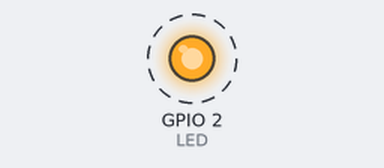
Simulated run of this program. Board: ESP32. Parts: output pins drawn as LEDs (lit = HIGH). Dashed ring = blinking. What the program prints to the serial monitor is not drawn.

Above: at 0.1 s.
Timing chart, 0 to 3.0 s (numbered marks = the images above):
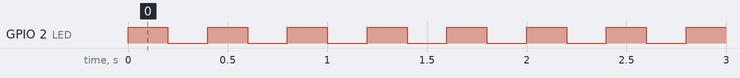

Measured:
- by itself, GPIO 2 (LED): alternates HIGH for 0.20 s and LOW for 0.20 s

The program:

main.cpp
```cpp
#include <Arduino.h>
#include "freertos/FreeRTOS.h"
#include "freertos/task.h"

#define LED 2  // Define o pino do LED

TaskHandle_t task1Handle = NULL;  // Handle para a Task 1
TaskHandle_t task2Handle = NULL;  // Handle para a Task 2

// Declaração das funções das tasks
void vTask1(void * pvParameters);
void vTask2(void * pvParameters);

void setup() {
  Serial.begin(9600);  // Inicializa a comunicação serial a 9600 bps

  // Cria a Task 1, que pisca o LED, com prioridade 5 no core 0
  xTaskCreatePinnedToCore(vTask1, "Blink", 2048, NULL, 5, NULL, 0);

  // Cria a Task 2, que imprime a contagem na Serial, com prioridade 0 no core 1
  xTaskCreatePinnedToCore(vTask2, "Contagem", 2048, NULL, 0, NULL, 1);
}

void loop() {
  vTaskDelay(3000);  // Atraso de 3 segundos na função loop
}

// Função da Task 1: Pisca o LED a cada 200ms
void vTask1(void * pvParameters){
  pinMode(LED, OUTPUT);  // Configura o pino do LED como saída
  while(1){
    digitalWrite(LED, !digitalRead(LED));  // Alterna o estado do LED
    vTaskDelay(pdMS_TO_TICKS(200));  // Atraso de 200ms
  }
}

// Função da Task 2: Imprime a contagem na Serial a cada 1 segundo
void vTask2(void * pvParameters){
  int cont = 0;  // Variável de contagem
  while(1){
    Serial.println("Contando... " + String(cont++));  // Imprime a contagem na Serial
    vTaskDelay(pdMS_TO_TICKS(1000));  // Atraso de 1 segundo
  }
}
```
